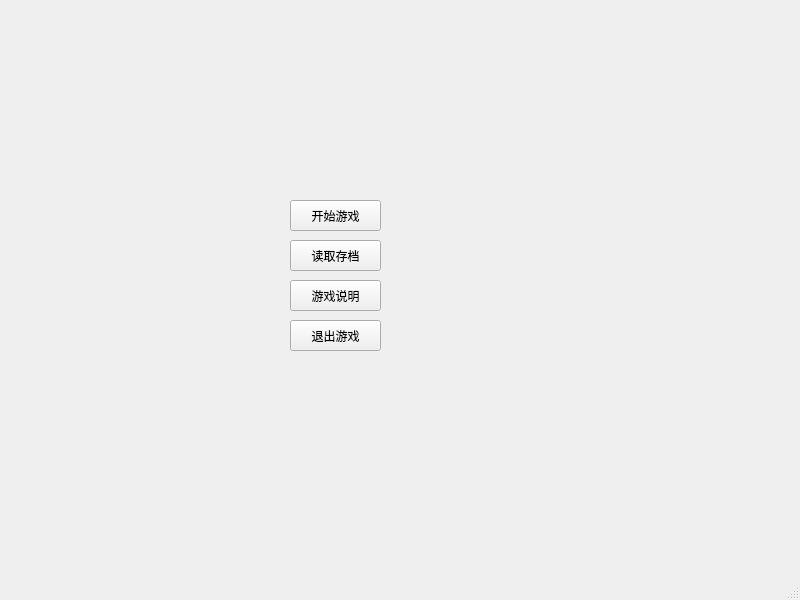
<?xml version="1.0" encoding="UTF-8"?>
<ui version="4.0">
 <class>MainWindow</class>
 <widget class="QMainWindow" name="MainWindow">
  <property name="geometry">
   <rect>
    <x>0</x>
    <y>0</y>
    <width>800</width>
    <height>600</height>
   </rect>
  </property>
  <property name="windowTitle">
   <string>MainWindow</string>
  </property>
  <widget class="QWidget" name="centralwidget">
   <widget class="QPushButton" name="pushButton">
    <property name="geometry">
     <rect>
      <x>290</x>
      <y>200</y>
      <width>91</width>
      <height>31</height>
     </rect>
    </property>
    <property name="text">
     <string>开始游戏</string>
    </property>
   </widget>
   <widget class="QPushButton" name="pushButton_2">
    <property name="geometry">
     <rect>
      <x>290</x>
      <y>320</y>
      <width>91</width>
      <height>31</height>
     </rect>
    </property>
    <property name="text">
     <string>退出游戏</string>
    </property>
   </widget>
   <widget class="QPushButton" name="pushButton_3">
    <property name="geometry">
     <rect>
      <x>290</x>
      <y>240</y>
      <width>91</width>
      <height>31</height>
     </rect>
    </property>
    <property name="text">
     <string>读取存档</string>
    </property>
   </widget>
   <widget class="QPushButton" name="pushButton_4">
    <property name="geometry">
     <rect>
      <x>290</x>
      <y>280</y>
      <width>91</width>
      <height>31</height>
     </rect>
    </property>
    <property name="text">
     <string>游戏说明</string>
    </property>
   </widget>
  </widget>
  <widget class="QStatusBar" name="statusbar"/>
 </widget>
 <resources/>
 <connections/>
</ui>
